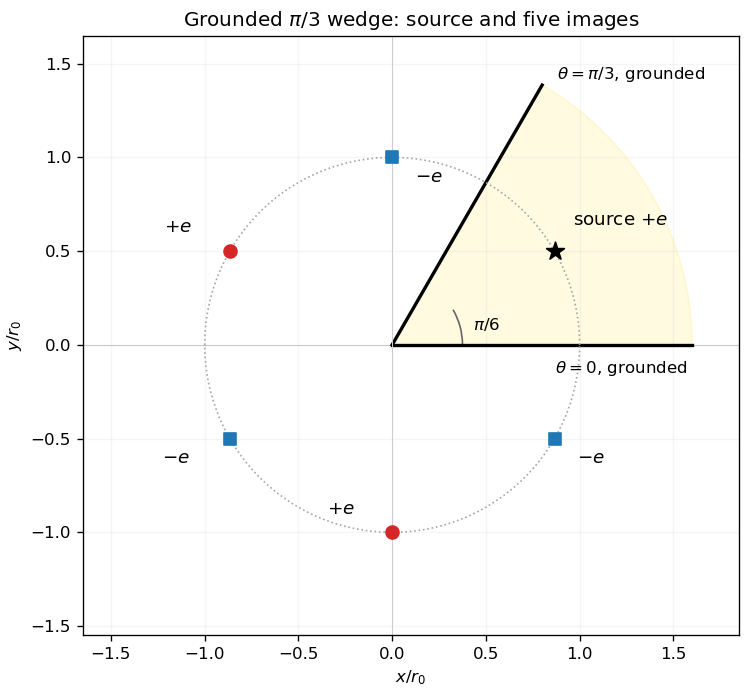

Generate this figure with Python:
"""Original image-charge geometry for the bisecting source in a pi/3 wedge."""
from pathlib import Path
import matplotlib
matplotlib.use("Agg")
import matplotlib.pyplot as plt
from matplotlib.patches import Wedge, Arc
import numpy as np

fig, ax = plt.subplots(figsize=(6.2, 5.8), layout="constrained")
ax.add_patch(Wedge((0, 0), 1.6, 0, 60, color="gold", alpha=0.12,
                   label="physical wedge"))
for angle in [0, np.pi/3]:
    ax.plot([0, 1.6*np.cos(angle)], [0, 1.6*np.sin(angle)], color="black", lw=2)
theta = np.linspace(0, 2*np.pi, 500)
ax.plot(np.cos(theta), np.sin(theta), ls=":", lw=1, color="0.65")
for angle in [np.pi/6, 5*np.pi/6, 3*np.pi/2]:
    px, py = np.cos(angle), np.sin(angle)
    actual = np.isclose(angle, np.pi/6)
    ax.scatter([px], [py], color="black" if actual else "tab:red",
               marker="*" if actual else "o", s=125 if actual else 60, zorder=5)
    shift = (0.1, 0.14) if actual else (-0.35, 0.1) if px < 0 else (0.12, -0.15)
    ax.text(px+shift[0], py+shift[1], "source $+e$" if actual else "$+e$", fontsize=11)
for angle in [-np.pi/6, np.pi/2, 7*np.pi/6]:
    px, py = np.cos(angle), np.sin(angle)
    ax.scatter([px], [py], color="tab:blue", marker="s", s=55, zorder=5)
    dx, dy = (0.12, -0.13) if px >= 0 else (-0.36, -0.13)
    ax.text(px+dx, py+dy, "$-e$", fontsize=11)
ax.add_patch(Arc((0, 0), 0.75, 0.75, theta1=0, theta2=30, color="0.4"))
ax.text(0.43, 0.08, r"$\pi/6$", fontsize=10)
ax.text(0.88, 1.42, r"$\theta=\pi/3$, grounded", fontsize=10)
ax.text(0.87, -0.15, r"$\theta=0$, grounded", fontsize=10)
ax.axvline(0, color="0.8", lw=0.6)
ax.axhline(0, color="0.8", lw=0.6, zorder=0)
ax.set(xlim=(-1.65, 1.85), ylim=(-1.55, 1.65), aspect="equal",
       xlabel=r"$x/r_0$", ylabel=r"$y/r_0$",
       title=r"Grounded $\pi/3$ wedge: source and five images")
ax.grid(alpha=0.12)
fig.savefig(Path(__file__).with_suffix(".png").name, dpi=120, facecolor="white")
